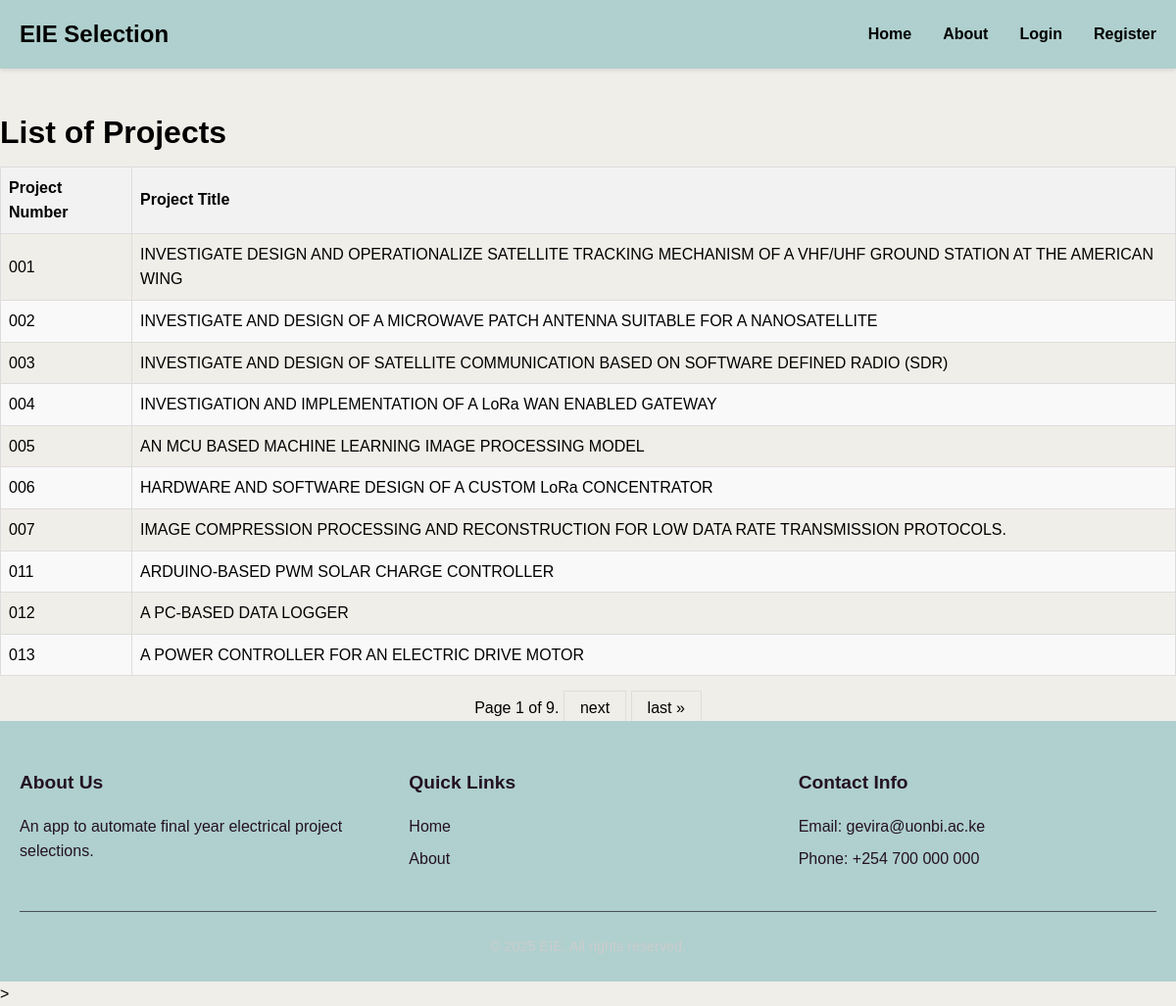
The page / on the database its author committed.
### base/models.py (models this page shows, shortened)
class Project(models.Model):
    project_title = models.CharField(max_length=255, default='')
    project_number = models.TextField(blank=True, null=True)
    created_at = models.DateTimeField(default=timezone.now)
    is_available = models.BooleanField(default=True)
    assigned_student = models.OneToOneField(User, null = True, blank = True, on_delete= models.CASCADE)

### base/views.py (the view)
# urls.py: 2. Add a URL to urlpatterns:  path('', views.home, name='home')
def home(request):
    projects = Project.objects.all().order_by('-created_at')
    if not projects.exists():
        messages.info(request, "No projects available yet. Please contact an administrator to add projects.")
        return render(request, 'base/home.html', {'page_obj': None})
    paginator = Paginator(projects, 10)
    page_number = request.GET.get('page')
    page_obj = paginator.get_page(page_number)
    return render(request, 'base/home.html', {'page_obj': page_obj})

### base/templates/base/home.html (shortened to what this page needs)
{%   extends "base/base.html" %}
{% block content %}
    <h1>List of Projects</h1>
    {% if page_obj %}
        <table>
            <thead>
                <tr>
                    <th>Project Number</th>
                    <th>Project Title</th>
                </tr>
            </thead>
            <tbody>
                {% for project in page_obj %}
                <tr>
                    <td>{{ project.project_number }}</td>
                    <td>{{ project.project_title }}</td>
                </tr>
                {% endfor %}
            </tbody>
        </table>
        <div class="pagination">
            <span class="step-links">
                <span class="current">
                    Page {{ page_obj.number }} of {{ page_obj.paginator.num_pages }}.
                </span>
                {% if page_obj.has_next %}
                    <a href="?page={{ page_obj.next_page_number }}">next</a>
                    <a href="?page={{ page_obj.paginator.num_pages }}">last &raquo;</a>
                {% endif %}
            </span>
        </div>
    {% else %}
        <p>No project data available.</p>
    {% endif %}
{% endblock content %}

### base/templates/base/base.html (shortened to what this page needs)
<!DOCTYPE html>
{% load static %}
<html lang="en">
<head>
    <link rel="stylesheet" href="{% static 'base.css' %}">
    <link rel="stylesheet" href="{% static 'navbar.css' %}">
    <link rel="stylesheet" href="{% static 'footer.css' %}">
    <link rel="stylesheet" href="{% static 'register.css' %}">
    <link rel="stylesheet" href="{% static 'home.css' %}">
    <link rel="stylesheet" href="{% static 'select_projects.css' %}">
    <link rel="stylesheet" href="{% static 'login.css' %}">
    <link rel="stylesheet" href="{% static 'user_selected_project.css' %}">
</head>
<body>
    <nav class="navbar">
        <div class="nav-container">
            <div class="nav-logo">
                <a href="{% url 'home' %}">EIE Selection</a>
            </div>
            <ul class="nav-menu">
                {% if user.is_authenticated %}
                <li class="nav-item">
                    <a href="{% url 'select_projects' %}" class="nav-link">Select Project</a>
                </li>
                <li class="nav-item">
                    <a href="{% url 'my_projects' %}" class="nav-link">My Project List</a>
                </li>
                <li class="nav-item">
                    <a href="{% url 'home' %}" class="nav-link">Home</a>
                </li>
                <li class="nav-item">
                    <a href="#" class="nav-link">About</a>
                </li>
                <li class="nav-item">
                    <a href="{% url "logout" %}" class="nav-link">Logout</a>
                </li>
                {% else %}
                <li class="nav-item">
                    <a href="{% url 'home' %}" class="nav-link">Home</a>
                </li>
                <li class="nav-item">
                    <a href="#" class="nav-link">About</a>
                </li>
                <li class="nav-item">
                    <a href="{% url "login" %}" class="nav-link">Login</a>
                </li>
                <li class="nav-item">
                    <a href="{% url 'users:register' %}" class="nav-link">Register</a>
                </li>
                {% endif %}
            </ul>
        </div>
    </nav>
    <main class="main-content">
        {% block content %}{% endblock %}
    </main>
    <footer class="footer">
        <div class="footer-container">
            <div class="footer-content">
                <div class="footer-section">
                    <h3>About Us</h3>
                    <p>An app to automate final year electrical project selections.</p>
                </div>
                <div class="footer-section">
                    <h3>Quick Links</h3>
                    <ul>
                        <li><a href="#">Home</a></li>
                        <li><a href="#">About</a></li>
                    </ul>
                </div>
                <div class="footer-section">
                    <h3>Contact Info</h3>
                    <p>Email: gevira@uonbi.ac.ke</p>
                    <p>Phone: +254 700 000 000</p>
                </div>
            </div>
            <div class="footer-bottom">
                <p>&copy; {% now "Y" %} EIE. All rights reserved.</p>
            </div>
        </div>
    </footer>
>
</body>
</html>

### base/static/base.css (style rules this page uses)
* { margin: 0; padding: 0; box-sizing: border-box; }
body { font-family: 'Arial', sans-serif; line-height: 1.6; color: black; background-color: #F0EEE8; min-height: 100vh; display: flex; flex-direction: column; justify-content: center; }
.main-content { flex: 1; max-width: 1200px; margin: 0 auto; width: 100%; }
h1, h2, h3, h4, h5, h6 { margin-bottom: 0.5rem; font-weight: 600; }
p { margin-bottom: 1rem; }
a { color: #007bff; text-decoration: none; }

### base/static/navbar.css (style rules this page uses)
.navbar { background-color: #AFD0CE; padding: 1rem 0; position: sticky; top: 0; z-index: 1000; box-shadow: 0 2px 4px rgba(0,0,0,0.1); }
.nav-container { max-width: 1200px; margin: 0 auto; padding: 0 20px; display: flex; justify-content: space-between; align-items: center; }
.nav-logo a { color: BLACK; font-size: 1.5rem; font-weight: bold; text-decoration: none; }
.nav-menu { display: flex; list-style: none; margin: 0; padding: 0; }
.nav-item { margin-left: 2rem; }
.nav-link { color: black; text-decoration: none; font-weight: 550; transition: color 0.3s ease; }

### base/static/footer.css (style rules this page uses)
.footer { background-color: #AFD0CE; color: #231123; margin-top: auto; }
.footer-container { max-width: 1200px; margin: 0 auto; padding: 0 20px; }
.footer-content { display: grid; grid-template-columns: repeat(auto-fit, minmax(250px, 1fr)); gap: 2rem; padding: 3rem 0 2rem; }
.footer-section h3 { margin-bottom: 1rem; color: #231123; font-size: 1.2rem; }
.footer-section p { margin-bottom: 0.5rem; color: #231123; }
.footer-section ul { list-style: none; padding: 0; }
.footer-section ul li { margin-bottom: 0.5rem; }
.footer-section ul li a { color: #231123; text-decoration: none; transition: color 0.3s ease; }
.footer-bottom { border-top: 1px solid #495057; padding: 1.5rem 0; text-align: center; }
.footer-bottom p { margin: 0; color: #ccc; font-size: 0.9rem; }

### base/static/home.css (style rules this page uses)
table { width: 100%; border-collapse: collapse; }
th, td { border: 1px solid #ddd; padding: 8px; text-align: left; }
th { background-color: #f2f2f2; }
tr:nth-child(even) { background-color: #f9f9f9; }
.pagination { margin-top: 20px; display: flex; justify-content: center; }
.pagination a { color: black; padding: 8px 16px; text-decoration: none; border: 1px solid #ddd; }

### rows shown on the page
Project: project_number "001", project_title "INVESTIGATE DESIGN AND OPERATIONALIZE SATELLITE TRACKING MECHANISM OF A VHF/UHF GROUND STATION AT THE AMERICAN WING"
Project: project_number "002", project_title "INVESTIGATE AND DESIGN OF A MICROWAVE PATCH ANTENNA SUITABLE FOR A NANOSATELLITE"
Project: project_number "003", project_title "INVESTIGATE AND DESIGN OF SATELLITE COMMUNICATION BASED ON SOFTWARE DEFINED RADIO (SDR)"
Project: project_number "004", project_title "INVESTIGATION AND IMPLEMENTATION OF A LoRa WAN ENABLED GATEWAY"
Project: project_number "005", project_title "AN MCU BASED MACHINE LEARNING IMAGE PROCESSING MODEL"
Project: project_number "006", project_title "HARDWARE AND SOFTWARE DESIGN OF A CUSTOM LoRa CONCENTRATOR"
Project: project_number "007", project_title "IMAGE COMPRESSION PROCESSING AND RECONSTRUCTION FOR LOW DATA RATE TRANSMISSION PROTOCOLS."
Project: project_number "011", project_title "ARDUINO-BASED PWM SOLAR CHARGE CONTROLLER"
Project: project_number "012", project_title "A PC-BASED DATA LOGGER"
Project: project_number "013", project_title "A POWER CONTROLLER FOR AN ELECTRIC DRIVE MOTOR"

### other values the page prints
{{ page_obj.number }} "1"
{{ page_obj.paginator.num_pages }} "9"
